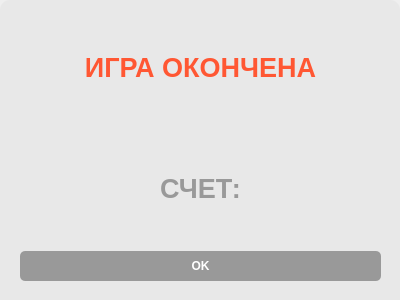
<?xml version="1.0" encoding="UTF-8"?>
<ui version="4.0">
 <class>Dialog</class>
 <widget class="QDialog" name="Dialog">
  <property name="geometry">
   <rect>
    <x>0</x>
    <y>0</y>
    <width>400</width>
    <height>300</height>
   </rect>
  </property>
  <property name="windowTitle">
   <string>Dialog</string>
  </property>
  <widget class="QWidget" name="widget" native="true">
   <property name="geometry">
    <rect>
     <x>0</x>
     <y>0</y>
     <width>400</width>
     <height>400</height>
    </rect>
   </property>
   <property name="styleSheet">
    <string notr="true">background-color: #e8e8e8;
border-radius: 10px;</string>
   </property>
   <widget class="QWidget" name="verticalLayoutWidget">
    <property name="geometry">
     <rect>
      <x>20</x>
      <y>10</y>
      <width>361</width>
      <height>271</height>
     </rect>
    </property>
    <layout class="QVBoxLayout" name="verticalLayout">
     <item>
      <widget class="QLabel" name="label">
       <property name="font">
        <font>
         <pointsize>20</pointsize>
         <bold>true</bold>
        </font>
       </property>
       <property name="styleSheet">
        <string notr="true">color: #FF5733;</string>
       </property>
       <property name="text">
        <string>ИГРА ОКОНЧЕНА</string>
       </property>
       <property name="alignment">
        <set>Qt::AlignmentFlag::AlignCenter</set>
       </property>
      </widget>
     </item>
     <item>
      <widget class="QLabel" name="label_3">
       <property name="font">
        <font>
         <pointsize>20</pointsize>
         <bold>true</bold>
        </font>
       </property>
       <property name="styleSheet">
        <string notr="true">color: #999;</string>
       </property>
       <property name="text">
        <string>СЧЕТ:</string>
       </property>
       <property name="alignment">
        <set>Qt::AlignmentFlag::AlignCenter</set>
       </property>
      </widget>
     </item>
     <item>
      <widget class="QPushButton" name="pushButton">
       <property name="styleSheet">
        <string notr="true">background-color: #999;
color: white;
border-radius: 5px;
padding: 8px 15px;
font-weight: bold;
</string>
       </property>
       <property name="text">
        <string>OK</string>
       </property>
      </widget>
     </item>
    </layout>
   </widget>
  </widget>
 </widget>
 <resources/>
 <connections/>
</ui>
